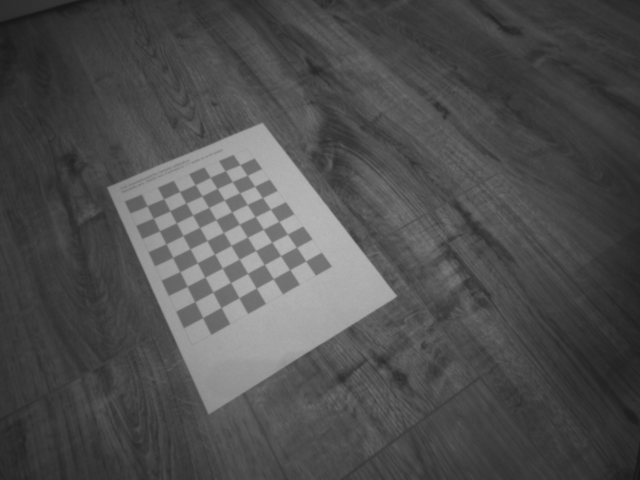
#> input picture AT3DV_2021ss_assignment_2/01_calibration/ir1/0000000005.png, 640 x 480 px; its folder holds only this picture in this run
$ python task1.py
#> lines starting #> are read from the running program, lines starting #| are printed output that depends on the picture; after the words box and inside, x2 and y2 are one past the last pixel; in counts of white or black regions, pixels touching at a corner belong together; long printed decimals are rounded
import cv2
import numpy as np
import glob


def calibrate_camera(filename, show_imgs):
#> called with filename = 'ir1', show_imgs = True
    criteria = (cv2.TERM_CRITERIA_MAX_ITER + cv2.TERM_CRITERIA_EPS, 300, 0.001)

    objp = np.zeros((7 * 9, 3), np.float32)
    objp[:, :2] = np.mgrid[0:7, 0:9].T.reshape(-1, 2)
    #objp = np.multiply(objp, 20)

    objpoints = []
    imgpoints = []

    images = sorted(glob.glob(filename+'/*.png'))
    gray = []
    for fname in images:
        img = cv2.imread(fname)
#> img is the input picture: shape (480, 640, 3); min 21, max 183, mean 78.5
        gray = cv2.cvtColor(img, cv2.COLOR_BGR2GRAY)

        ret, corners = cv2.findChessboardCorners(gray, (7, 9), None, flags=cv2.CALIB_CB_FILTER_QUADS)
#> ret = True; corners = 63 rows, first 8: [147.1, 205.8], [163.6, 198.8], [179.5, 191.5], [195.2, 184.6], [210.2, 177.5], [225.2, 170.7], [239.9, 164.7], [153.3, 218.4]

        if ret:
            objpoints.append(objp)

            corners2 = cv2.cornerSubPix(gray, corners, (7, 7), (-1, -1), criteria)
#> corners2 = 63 rows, first 8: [147, 205.7], [163.7, 198.9], [179.5, 191.6], [195.3, 184.7], [210.1, 177.3], [225.3, 170.8], [239.9, 164.7], [153.4, 218.3]
            imgpoints.append(corners2)

            if show_imgs:
                # Draw and display the corners
                img = cv2.drawChessboardCorners(img, (7, 9), corners2, ret)
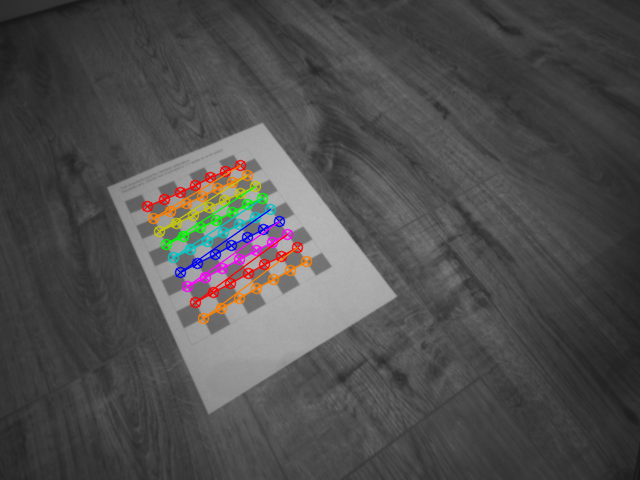
#> img: shape (480, 640, 3); 3.05% of pixels changed, all inside (x1, y1, x2, y2) = (141, 159, 313, 325)
                cv2.imshow('img', img)
                cv2.waitKey(1500)

    cv2.destroyAllWindows()
    ret, mtx, dist, rvecs, tvecs = cv2.calibrateCamera(objpoints, imgpoints, gray.shape[::-1],
                                                       None, None,
                                                       flags=cv2.CALIB_FIX_K3 + cv2.CALIB_ZERO_TANGENT_DIST)
#> ret = 0.164; mtx = [[174.6, 0, 321], [0, 157.8, 253], [0, 0, 1]]; dist = [[-0.00246, -0.00138, 0, 0, 0]]; rvecs = ([-0.215, -0.0729, -0.558],); tvecs = ([-10.16, -3.04, 10.16],)

    return objpoints, imgpoints, ret, mtx, dist, rvecs, tvecs


filename = 'ir1'
# filename = 'ir2'
# filename = 'col'
show_imgs = True

objpoints, imgpoints, ret, mtx, dist, rvecs, tvecs = calibrate_camera(filename, show_imgs)
#> objpoints = 1 item; imgpoints = 1 item; ret = 0.164; mtx = [[174.6, 0, 321], [0, 157.8, 253], [0, 0, 1]]; dist = [[-0.00246, -0.00138, 0, 0, 0]]; rvecs = ([-0.215, -0.0729, -0.558],); tvecs = ([-10.16, -3.04, 10.16],)

print(mtx, ret)
#| [[174.551   0.         321.012]
#|  [  0.         157.762 253.032 ]
#|  [  0.           0.           1.        ]] 0.1645

print(dist)
#| [[-0.002464 -0.001383  0.         0.         0.       ]]

$ run again, on AT3DV_2021ss_assignment_2/01_calibration/ir1/0000000039.png
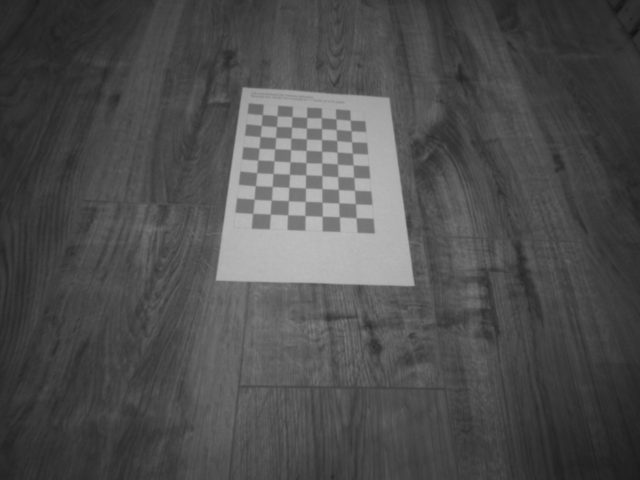
#> input picture AT3DV_2021ss_assignment_2/01_calibration/ir1/0000000039.png, 640 x 480 px
#> in calibrate_camera, img is the input picture: shape (480, 640, 3); min 19, max 189, mean 78.3
#> in calibrate_camera, `ret, corners = cv2.findChessboardCorners(gray, (7, 9), None, flags=cv2..`: ret = True; corners = 63 rows, first 8: [262.3, 114.6], [277, 115.7], [291.9, 116.8], [306.7, 117.6], [321.3, 117.9], [335.9, 119], [350.2, 120.2], [261.2, 125.5]
#> corners2 = 63 rows, first 8: [262.2, 114.5], [277.1, 115.8], [291.9, 116.5], [306.7, 117.6], [321.3, 117.8], [336, 118.9], [350.2, 120.3], [261.3, 125.5]
#> in calibrate_camera, `img = cv2.drawChessboardCorners(img, (7, 9), corners2, ret)`:
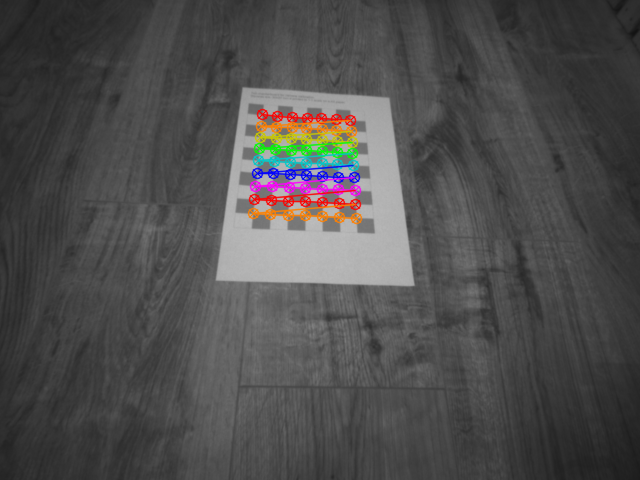
#> img: shape (480, 640, 3); 2.86% of pixels changed, all inside (x1, y1, x2, y2) = (247, 108, 363, 225)
#> in calibrate_camera, `ret, mtx, dist, rvecs, tvecs = cv2.calibrateCamera(objpoints, imgpoint..`: ret = 0.162; mtx = [[332.6, 0, 313.5], [0, 322.8, 266.2], [0, 0, 1]]; dist = [[-0.0791, 0.0726, 0, 0, 0]]; rvecs = ([-0.391, -0.0734, 0.0182],); tvecs = ([-3.46, -10.51, 22.07],)
#> `objpoints, imgpoints, ret, mtx, dist, rvecs, tvecs = calibrate_camera(..`: objpoints = 1 item; ret = 0.162; mtx = [[332.6, 0, 313.5], [0, 322.8, 266.2], [0, 0, 1]]; dist = [[-0.0791, 0.0726, 0, 0, 0]]; rvecs = ([-0.391, -0.0734, 0.0182],); tvecs = ([-3.46, -10.51, 22.07],)
#| [[332.551   0.         313.520 ]
#|  [  0.         322.798 266.184]
#|  [  0.           0.           1.        ]] 0.1624
#| [[-0.07915  0.07265   0.          0.          0.        ]]
